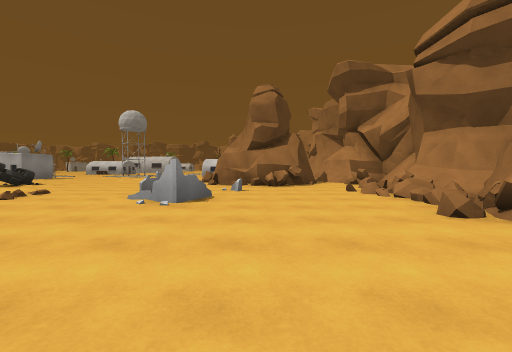
view 1 (above)

20 first-person views from a walk through a Unity game level. The camera is 1.3 m above the floor, tilts 2° down and sees 90° across. The floor is counted in squares, 2 m on a side. Each view is taken from the middle of a square. On the plan, view 1 faces up. The plan holds only what a view shows up to about 9 squares ahead; the rest is blank. The place goes on beyond the plan. The player character is not drawn. Some animated figures are not drawn. Surface patterns are stand-ins for the level's own textures.

view 2
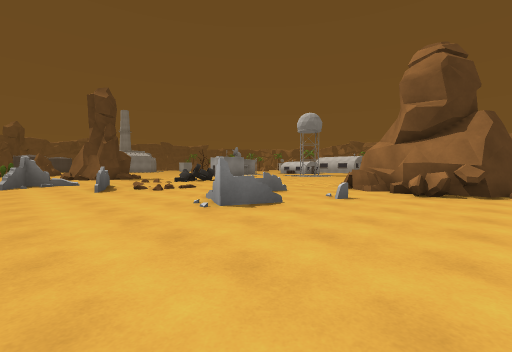

view 3
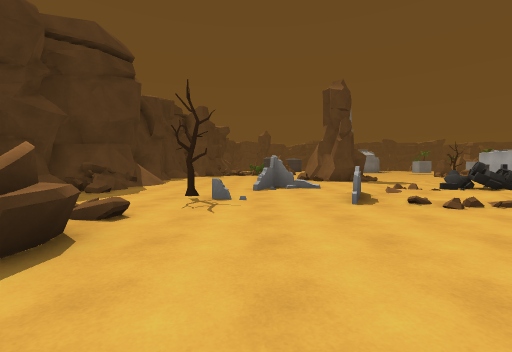

view 4
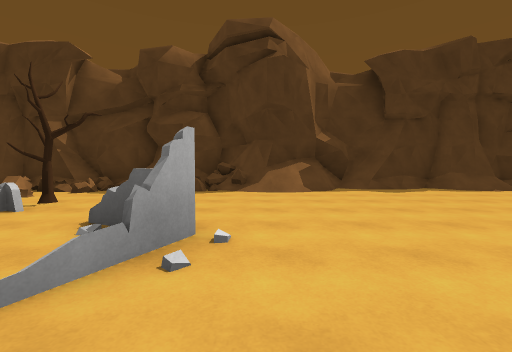

view 5
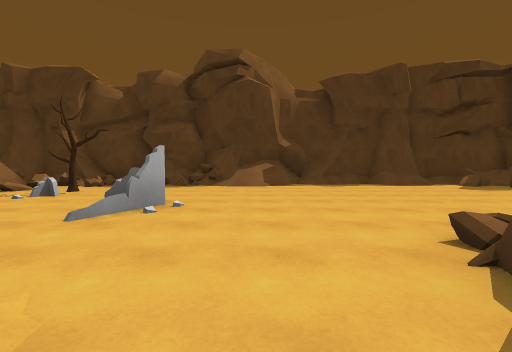

view 6
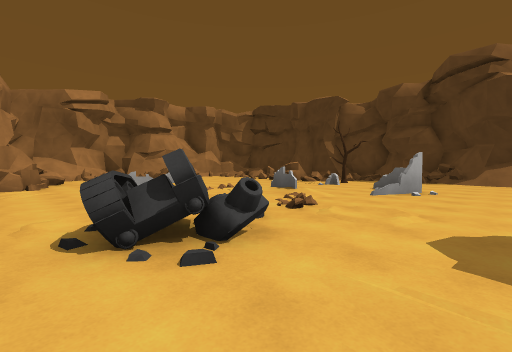

view 7
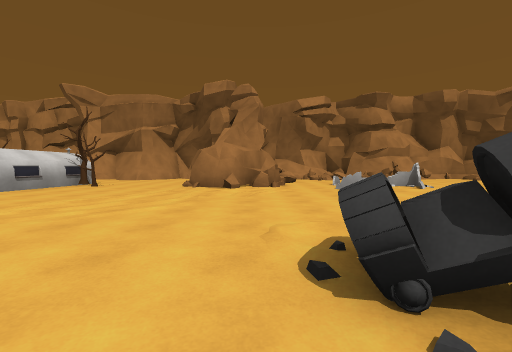

view 8
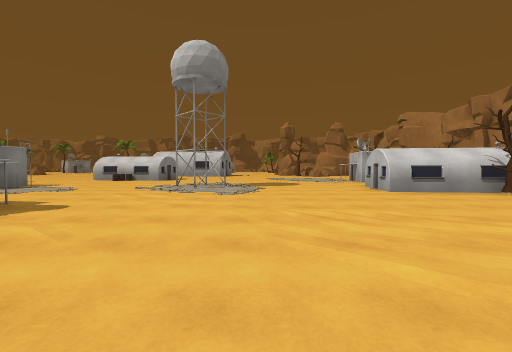

view 9
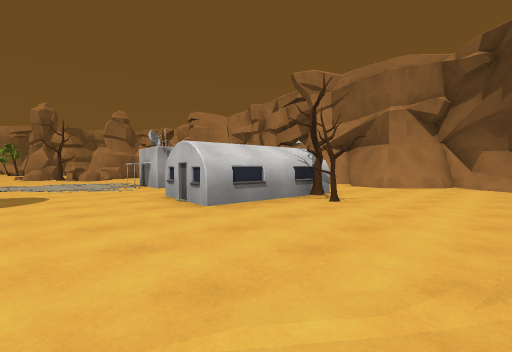

view 10
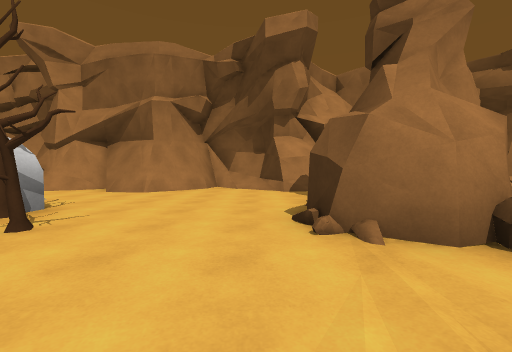

view 11
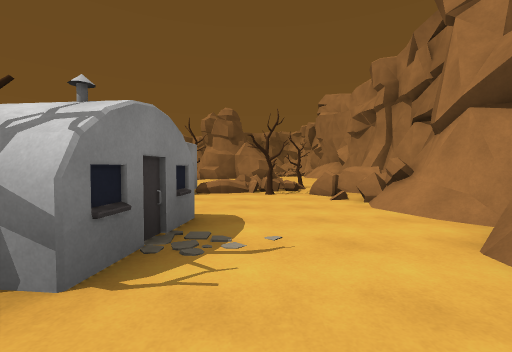

view 12
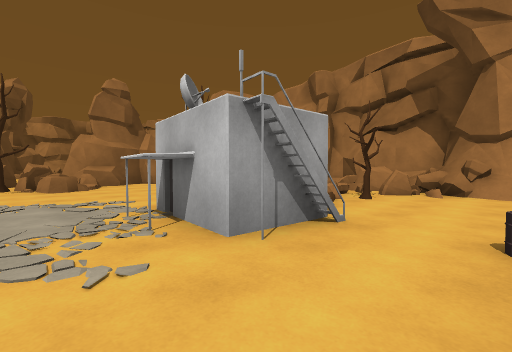

view 13
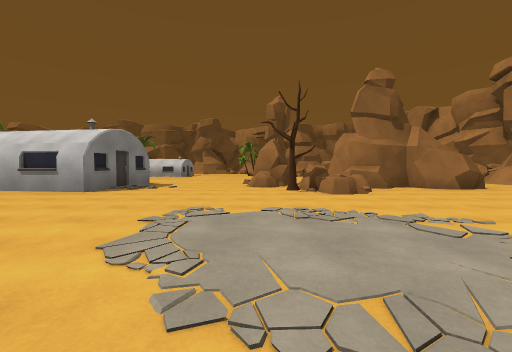

view 14
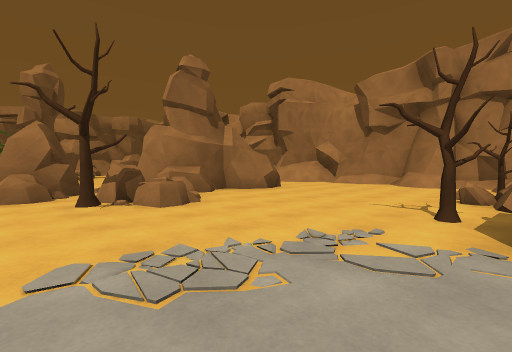

view 15
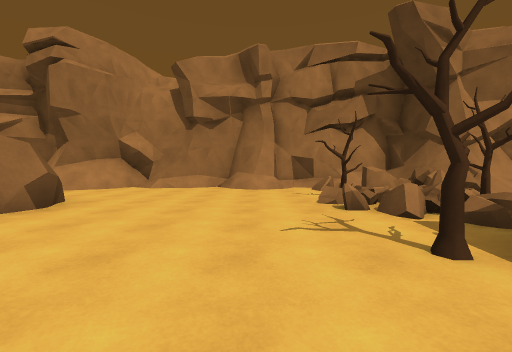

view 16
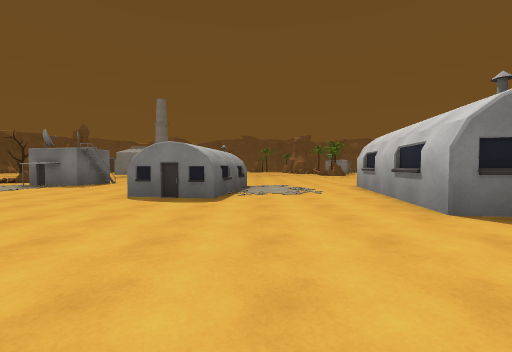

view 17
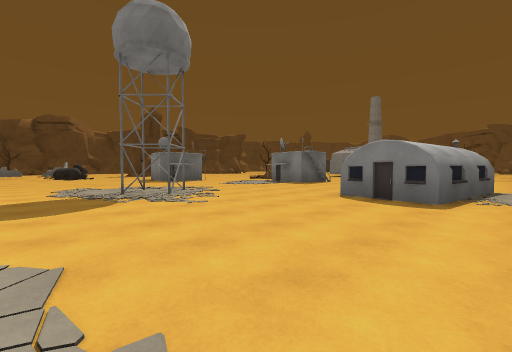

view 18
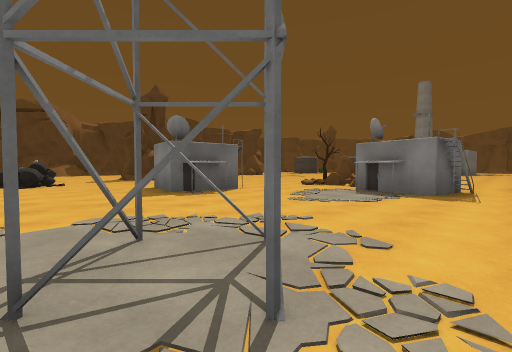

view 19
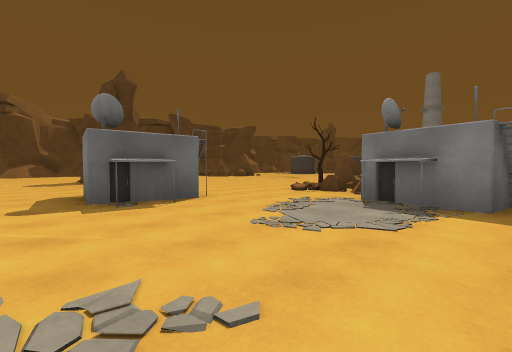

view 20
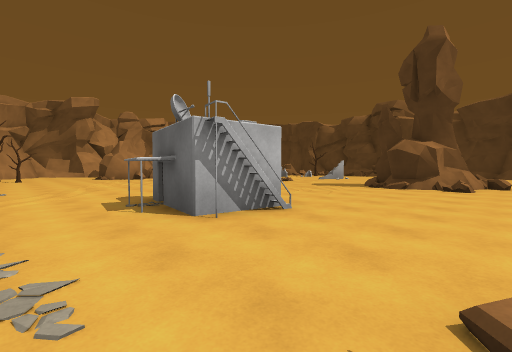

### Floor plan
Key: @ floor where view 1 was taken; # wall or solid block; x gap in a wall; . main floor; : floor 0.25 m higher than the main floor; / step, stairs or slope; = window, fence, low wall or low ledge; ^ raised ledge; T tree; B building; R rock.
Columns run from 17 left of view 1 to 6 right of it. Each row starts with its distance up from view 1.
 30         #...RR #    .//#
 29          .....R^####../#
 28   ..B#B#.....TRR......##
 27   ............R.......##
 26   .....................#
 25   .B..................##
 24   BBBB.................#
 23      B........B#T.=T.=##
 22      .........BBBx=#=^/^
 21    ............B#.T.##/#
 20 ....................=#^^
 19 .B#.....##......B.../#
 18  BB.....##....B  B...#
 17 R B...........BBBB..##
 16 R/.............TT...##
 15 T/................../##
 14 :...#BB............../#
 13 ....BB.............../#
 12  ...............# ..###
 11  ..............##   #
 10  ............../####
  9  .......#^......//#.. #
  8  ....................=#
  7  .###....///..=..=..#=#
  6  /###..../../.......==#
  5   ###....////........##
  4    .......=#.........#
  3   ......#...........##
  2  .......#=..........
  1 ...........T.......
  0 .............#=  @
 -1 ............##=
 -2 .....///==.#===
 -3 ####/###=#/#####
 -4    ##########

Positions as (right, up) in squares from view 1, and headings:
1: (0, 0), facing up
2: (2, 2), facing up-left
3: (-1, 2), facing left
4: (-10, 5), facing down
5: (-11, 7), facing down
6: (-11, 10), facing down-right
7: (-10, 10), facing right
8: (-7, 10), facing up
9: (-6, 13), facing up-right
10: (-4, 13), facing right
11: (1, 15), facing up
12: (-4, 19), facing up-right
13: (-5, 21), facing up
14: (-5, 23), facing up-right
15: (-3, 25), facing right
16: (-6, 25), facing left
17: (-6, 25), facing down-left
18: (-8, 20), facing down-left
19: (-10, 19), facing down-left
20: (-16, 16), facing down-right
